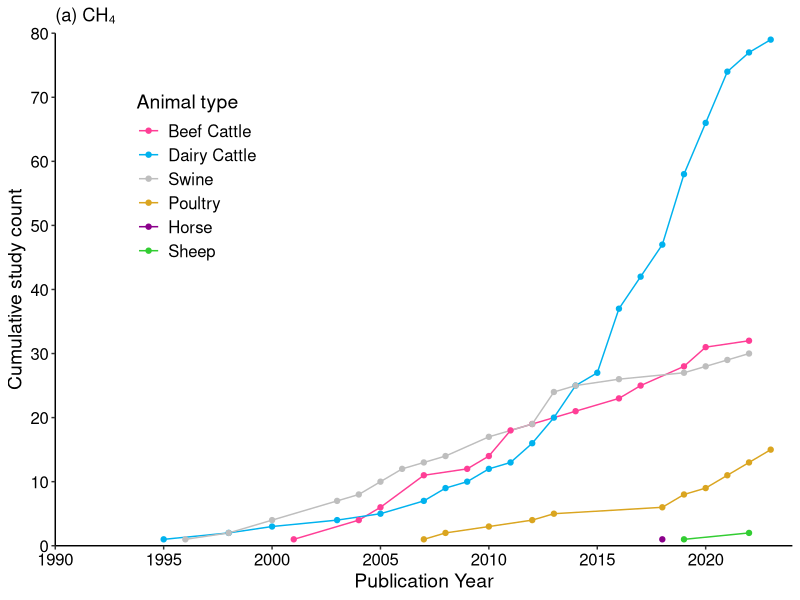
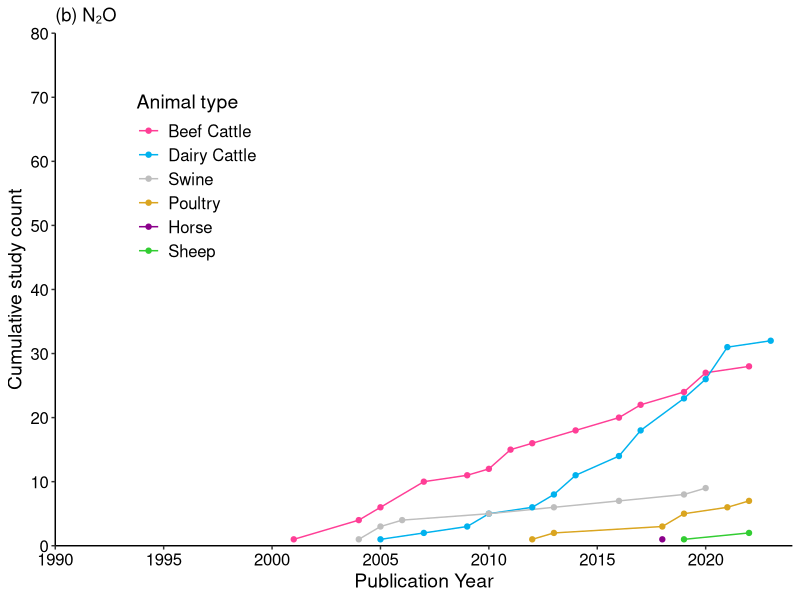
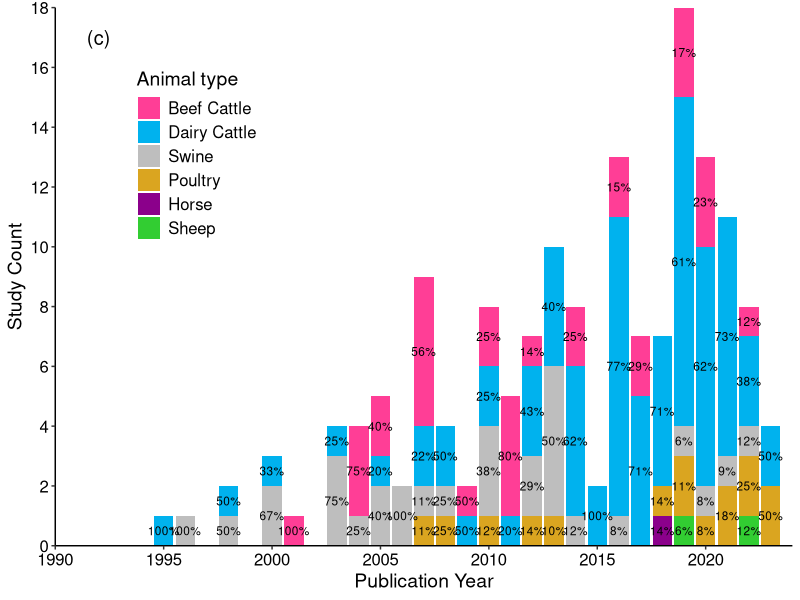
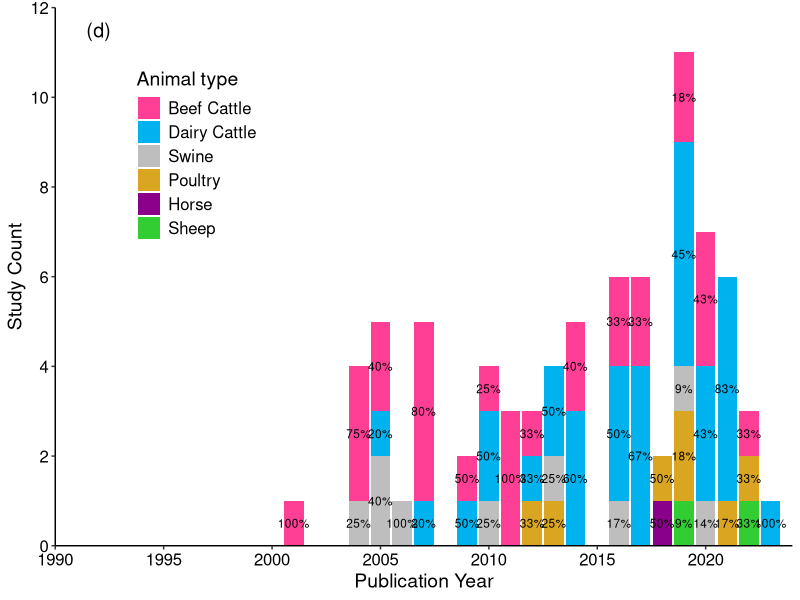
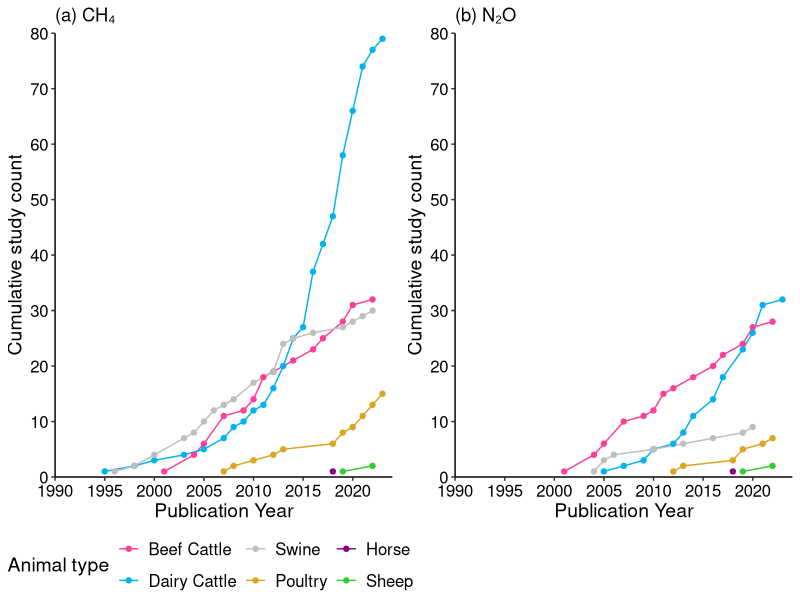
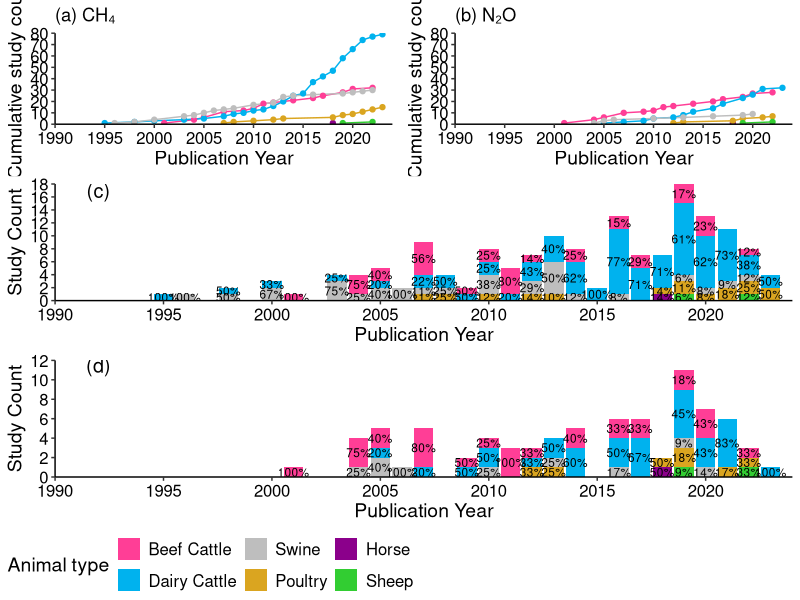

Here is the R script that generated these plots, in order:
#To prepare figure for livestock, CH4 and N2O
#Figure 3
library(tidyverse);library(ggpubr); library(RColorBrewer)

#CH4
#read data
GHG.CH4 <- read.csv("input/Canada GHG storage lit review data 20240611.csv",header = T)
#obtain studies with field measurement 
GHG.storage <- GHG.CH4[grepl("Storage", GHG.CH4$GHG.source),]
GHG.storage <- GHG.storage[GHG.storage$CH4==TRUE,]
GHG.storage <- GHG.storage %>%
  drop_na(Livestock)

#Livestock types
livestock_data <- GHG.storage %>%
  separate_rows(Livestock, sep = ",\\s*") %>%
  group_by(Pub..year,Livestock) %>%
  summarise(Number = n()) %>%
  ungroup() %>%
  group_by(Livestock) %>%
  arrange(Pub..year) %>%
  mutate(Animal = cumsum(Number)) %>%
  ungroup() %>%
  group_by(Pub..year) %>%
  mutate(Percentage = Number / sum(Number) * 100)
livestock_data$Livestock <- factor(livestock_data$Livestock, 
                                   levels=c("Beef Cattle", "Dairy Cattle",
                                            "Swine", "Poultry","Horse",
                                            "Sheep"))

#Livestock count
livestock_count <- GHG.storage %>%
  separate_rows(Livestock, sep = ",\\s*") %>%
  group_by(Livestock) %>%
  summarise(Number = n())



#N2O
GHG.storage.N2O <- GHG.storage[GHG.storage$N2O==TRUE,]
GHG.storage.N2O <- GHG.storage.N2O %>%
  drop_na(Livestock)

#Livestock types
livestock_data_N2O <- GHG.storage.N2O %>%
  separate_rows(Livestock, sep = ",\\s*") %>%
  group_by(Pub..year,Livestock) %>%
  summarise(Number = n()) %>%
  ungroup() %>%
  group_by(Livestock) %>%
  arrange(Pub..year) %>%
  mutate(Animal = cumsum(Number)) %>%
  ungroup() %>%
  group_by(Pub..year) %>%
  mutate(Percentage = Number / sum(Number) * 100)
livestock_data_N2O$Livestock <- factor(livestock_data_N2O$Livestock, 
                                       levels=c("Beef Cattle", "Dairy Cattle",
                                                "Swine", "Poultry","Horse",
                                                "Sheep"))

#Livestock count
livestock_count_N2O <- GHG.storage.N2O %>%
  separate_rows(Livestock, sep = ",\\s*") %>%
  group_by(Livestock) %>%
  summarise(Number = n())



#Figure on livestock
Figure3a <- ggplot(data = na.omit(livestock_data), 
                  aes(x = Pub..year, y = Animal, color = Livestock, group = Livestock)) +
  geom_line() +
  geom_point() +
  labs(x = "Publication Year", y = "Cumulative study count", color = "Animal type", title = "(a) CH₄") +
  scale_color_manual(values = c("Beef Cattle" = "violetred1", "Dairy Cattle" = "deepskyblue2", 
                               "Swine" = "grey", "Poultry" = "goldenrod",
                               "Horse" = "darkmagenta", "Sheep" = "limegreen")) +
  theme_classic() + 
  theme(axis.text = element_text(size = 12, color = "black"),
        axis.title.x = element_text(size = 14),
        axis.title.y = element_text(size = 14),
        legend.position = c(0.1, 0.9),  # Adjust the legend position
        legend.justification = c(0, 1),  # Align the legend to top-left
        legend.title = element_text(size = 14),  # Adjust legend title font size
        legend.text = element_text(size = 12),
        axis.line = element_line(color = "black")) +
  scale_y_continuous(limits = c(0, 80), 
                     breaks = seq(0, 80, by = 10),
                     expand = c(0, 0))+
  scale_x_continuous(limits = c(1990, 2024), 
                     breaks = seq(1990, 2024 , by = 5),
                     expand = c(0, 0))
Figure3a

Figure3b <- ggplot(data = na.omit(livestock_data_N2O), 
                   aes(x = Pub..year, y = Animal, color = Livestock, group = Livestock)) +
  geom_line() +
  geom_point() +
  labs(x = "Publication Year", y = "Cumulative study count", color = "Animal type", title = "(b) N₂O") +
  scale_color_manual(values = c("Beef Cattle" = "violetred1", "Dairy Cattle" = "deepskyblue2", 
                                "Swine" = "grey", "Poultry" = "goldenrod",
                                "Horse" = "darkmagenta", "Sheep" = "limegreen")) +
  theme_classic() +
  theme(axis.text = element_text(size = 12, color = "black"),
        axis.title.x = element_text(size = 14),
        axis.title.y = element_text(size = 14),
        legend.position = c(0.1, 0.9),  # Adjust the legend position
        legend.justification = c(0, 1),  # Align the legend to top-left
        legend.title = element_text(size = 14),  # Adjust legend title font size
        legend.text = element_text(size = 12),
        axis.line = element_line(color = "black")) +
  scale_y_continuous(limits = c(0, 80), 
                     breaks = seq(0, 80, by = 10),
                     expand = c(0, 0))+
  scale_x_continuous(limits = c(1990, 2024), 
                     breaks = seq(1990, 2024 , by = 5),
                     expand = c(0, 0))
Figure3b

Figure3c <- ggplot(data = na.omit(livestock_data), 
                           aes(x = Pub..year, y = Number, fill = Livestock, group = Livestock)) +
  geom_bar(stat = "identity",
           linetype = 0) +
  labs(x = "Publication Year", y = "Study Count", fill = "Animal type") +
  scale_fill_manual(values = c("Beef Cattle" = "violetred1", "Dairy Cattle" = "deepskyblue2", 
                               "Swine" = "grey", "Poultry" = "goldenrod",
                               "Horse" = "darkmagenta", "Sheep" = "limegreen")) +
  theme_classic() +
  theme(axis.text = element_text(size = 12, color = "black"),
        axis.title.x = element_text(size = 14),
        axis.title.y = element_text(size = 14),
        legend.position = c(0.1, 0.9),  # Adjust the legend position
        legend.justification = c(0, 1),  # Align the legend to top-left
        legend.title = element_text(size = 14),  # Adjust legend title font size
        legend.text = element_text(size = 12),
        axis.line = element_line(color = "black")) +
  geom_text(aes(label = paste0(round(Percentage, 0), "%")),
            position = position_stack(vjust = 0.5),
            size = 3,
            color = "black") +
  scale_y_continuous(limits = c(0, 18), 
                     breaks = seq(0, 18, by = 2),
                     expand = c(0, 0))+
  scale_x_continuous(limits = c(1990, 2024), 
                     breaks = seq(1990, 2024 , by = 5),
                     expand = c(0, 0)) +
  annotate("text", x = 1992, y = 17, 
           label = "(c)",size = 5)
Figure3c

Figure3d <- ggplot(data = na.omit(livestock_data_N2O), 
                   aes(x = Pub..year, y = Number, fill = Livestock, group = Livestock)) +
  geom_bar(stat = "identity",
           linetype = 0) +
  labs(x = "Publication Year", y = "Study Count", fill = "Animal type") +
  scale_fill_manual(values = c("Beef Cattle" = "violetred1", "Dairy Cattle" = "deepskyblue2", 
                               "Swine" = "grey", "Poultry" = "goldenrod",
                               "Horse" = "darkmagenta", "Sheep" = "limegreen")) +
  theme_classic() +
  theme(axis.text = element_text(size = 12, color = "black"),
        axis.title.x = element_text(size = 14),
        axis.title.y = element_text(size = 14),
        legend.position = c(0.1, 0.9),  # Adjust the legend position
        legend.justification = c(0, 1),  # Align the legend to top-left
        legend.title = element_text(size = 14),  # Adjust legend title font size
        legend.text = element_text(size = 12),
        axis.line = element_line(color = "black")) +
  geom_text(aes(label = paste0(round(Percentage, 0), "%")),
            position = position_stack(vjust = 0.5),
            size = 3,
            color = "black") +
  scale_y_continuous(limits = c(0, 12), 
                     breaks = seq(0, 12, by = 2),
                     expand = c(0, 0))+
  scale_x_continuous(limits = c(1990, 2024), 
                     breaks = seq(1990, 2024 , by = 5),
                     expand = c(0, 0)) +
  annotate("text", x = 1992, y = 11.5, 
           label = "(d)",size = 5)
Figure3d


#Export figure 2 panels
ggsave("output/Figure 3 - Livestock CH4 and N2O_CY.png", 
       ggarrange(Figure3a, Figure3b, 
                 nrow = 1, ncol = 2,
                 common.legend = TRUE, legend = "bottom"),
       width = 24, height = 12, units = "cm",
       dpi = 300)
#Export figure 4 panels
ggsave("output/Figure 3 - Livestock CH4 and N2O (4 panels).png", 
       ggarrange(ggarrange(Figure3a, Figure3b, ncol = 2, legend = "none"), 
                 Figure3c, Figure3d,
                 nrow = 3,
                 common.legend = TRUE, legend = "bottom"),
       width = 24, height = 24, units = "cm",
       dpi = 300)
